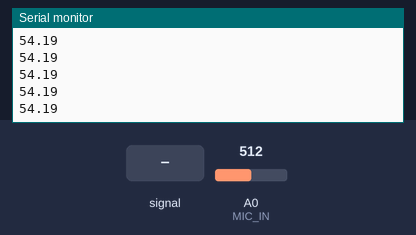
Bench run of a sketch on a simulated Arduino Uno, built with avr-gcc and run on an emulated ATmega328P. Parts: the last lines printed to the serial monitor. Inputs (shaded band) come from the test bench; at power-on: A0 (MIC_IN) = 512.

Above: at 1.2 s.
1.3 s: A0 (MIC_IN) set to 0
At 1.9 s:
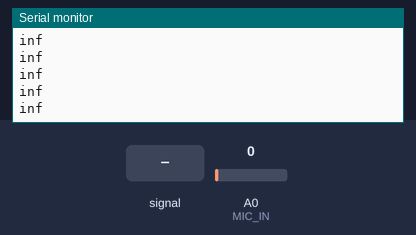
3.2 s: A0 (MIC_IN) set to 122
At 4.3 s:
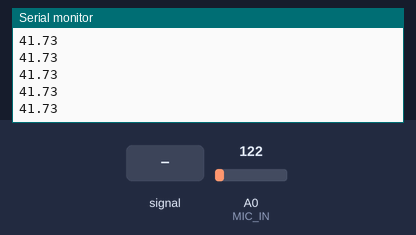
4.7 s: A0 (MIC_IN) fed a 200 Hz sine of ±81 counts around its level
At 5.5 s:
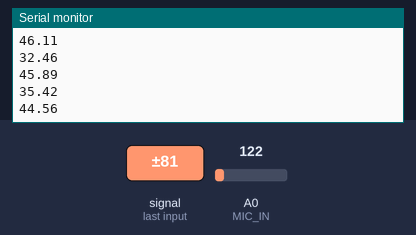
6.2 s: A0 (MIC_IN) set to 0
At 7.1 s:
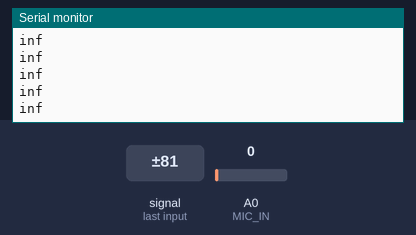
Timing chart, 0 to 9.2 s (numbered marks = the images above; inputs shaded):
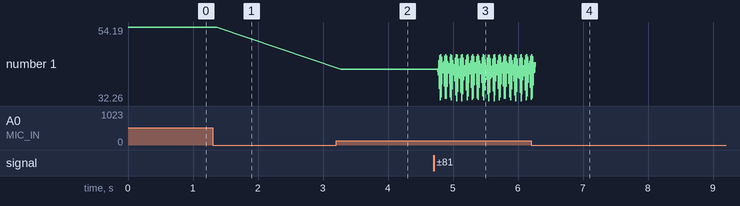

Measured:
- after the input at 1.3 s, the serial monitor: prints a new line after 0.07 s (image 1)
- after the input at 3.2 s, the serial monitor: prints a new line after 0.07 s (image 2)
- after the input at 4.7 s, the serial monitor: prints a new line after 0.07 s (image 3)
- plotted number 1: 54.19 → 41.73 after the input at 3.2 s, 41.73 → 45.71 after the input at 4.7 s

The sketch:

MicTest.ino
```cpp
#define MIC_IN 14

void setup() {
  Serial.begin(9600);
  pinMode(MIC_IN, INPUT);
}

void loop() {

  double  in = analogRead(MIC_IN);
//  Serial.println(in);
Serial.println(20*log10(in));

}
```
